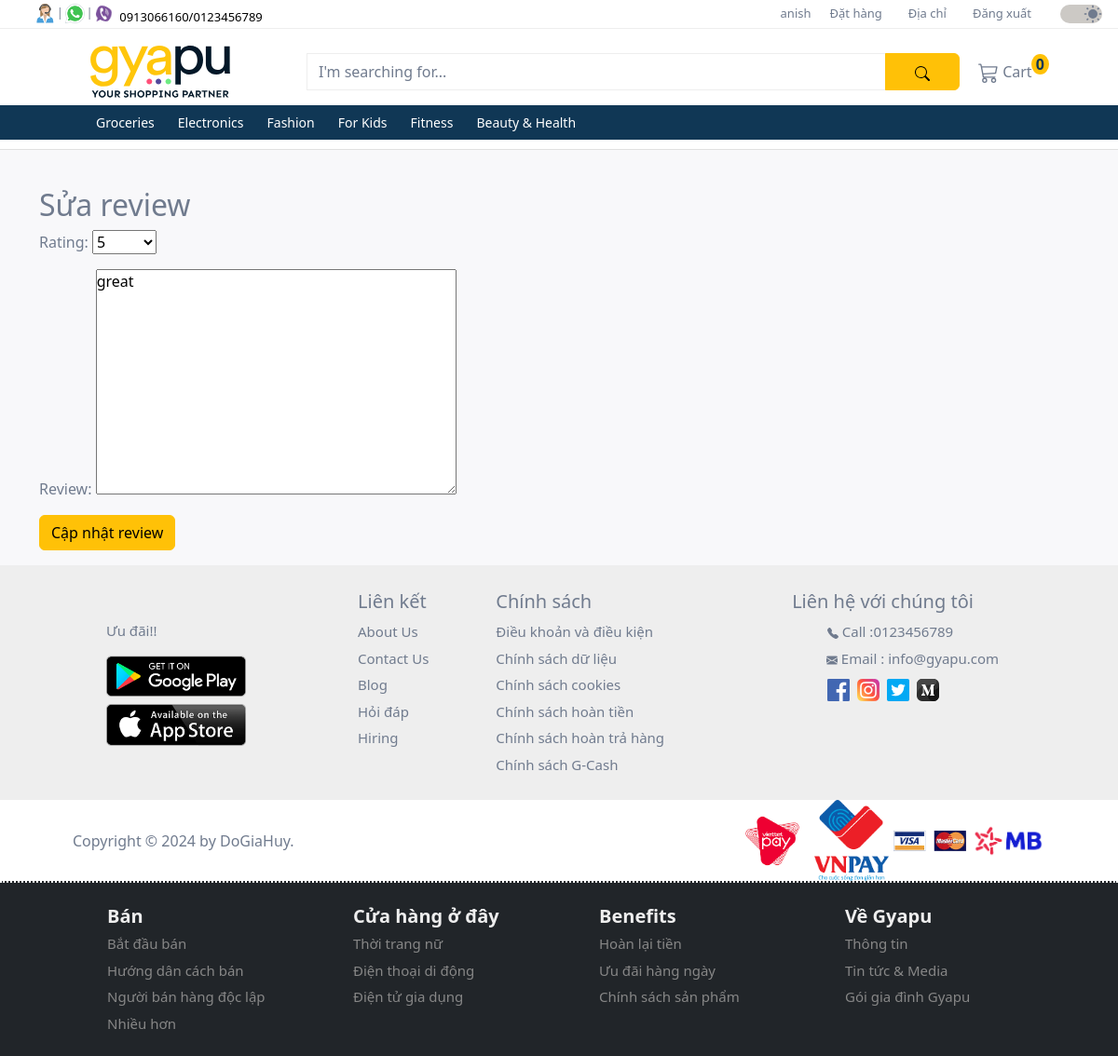
Screenshot of /products/review/update/1/ (signed in) with the database file from the repository.
### user/models.py (models this page shows, shortened)
class CustomUser(AbstractUser):
  id = models.UUIDField(
    primary_key = True,
    default = uuid.uuid4,
    editable = False
  )
  full_name = models.CharField(max_length=50, default='Default Name')
  mobile = models.CharField(max_length=10, blank=False, null=False)

### products/models.py (models this page shows, shortened)
class Category(models.Model):
  id = models.UUIDField(
    primary_key = True,
    default = uuid.uuid4,
    editable = False
  )
  name = models.CharField(max_length=255)
  description = models.TextField(blank=True)
  parent = models.ForeignKey('self', on_delete=models.CASCADE, null=True, blank=True, related_name='children')
  class Meta:
    verbose_name_plural = 'Categories'

class Review(models.Model):
  user = models.ForeignKey(User, on_delete=models.CASCADE, limit_choices_to={'groups__name': 'customer'})
  order_item = models.ForeignKey('orders.OrderItem', on_delete=models.CASCADE, limit_choices_to={'order__status': 'Delivered'}) # used order.OrderItem cause using OrderItem directly creates circular import
  rating = models.IntegerField(choices=[(i, i) for i in range(1, 6)])
  review =  models.TextField()
  created_at = models.DateTimeField(auto_now_add=True)

### products/views.py (the view, shortened to what this page needs)
# urls.py: path('review/update/<int:review_id>/', ReviewUpdateView.as_view(), name='review_update'),
class ReviewUpdateView(LoginRequiredMixin, CustomerGroupRequiredMixin, UpdateView):
  model = Review
  template_name = 'reviews/edit.html'
  form_class = ReviewUpdateForm
  pk_url_kwarg = 'review_id' # override django's generic views identifier
  def dispatch(self, request, *args, **kwargs):
    self.object = self.get_object()
    if request.user != self.object.user:
      messages.error(request, 'You are not authorized to edit this review.')
      return HttpResponseRedirect(self.get_success_url())
    return super().dispatch(request, *args, **kwargs)

### products/forms.py
class ReviewUpdateForm(ReviewBaseForm):
  pass

### products/context_processors.py (called while the page is built)
def categories(request):
  categories = Category.objects.filter(parent__isnull=True)
  return {'categories': categories}

### user/context_processors.py (called while the page is built)
def user_group(request):
  user_belong_to_store = request.user.groups.filter(name='store').exists()
  return {'user_belong_to_store': user_belong_to_store}

### user/views.py (called while the page is built)
  def test_func(self):
    return self.request.user.groups.filter(name='customer').exists()

### products/templates/reviews/edit.html (shortened to what this page needs)
{% extends "_base.html" %}
{% block content %}
<h2>Sửa review</h2>
<form method="post">
    {{ form.as_p }}
  <button type="submit" class="btn btn-warning">Cập nhật review</button>
</form>
{% endblock content %}

### user/templates/homepage/upper_navbar.html (shortened to what this page needs)
{% load static %}
<nav class="navbar navbar-expand-lg first-nav">
  <div class="container-fluid d-flex">
    <div class="contact-icons ms-4 d-none d-lg-block">
      <div class="d-flex">
        <div class="d-flex">
          <div class="tooltip px-0">
            <img src="{% static "images/icons/contact.svg" %}" alt="phone">
          </div>
          <span class="pt-1">|</span>
        </div>
        <div class="d-flex">
          <div class="tooltip px-0">
            <img src="{% static "images/icons/whatsapp.png" %}" alt="whatsapp">
          </div>
          <span class="pt-1">|</span>
        </div>
        <div>
          <div class="tooltip px-0">
            <img src="{% static "images/icons/viber.png" %}" alt="viber">
          </div>
        </div>
        <div class="mt-1">
          <a class="phone-number ps-1" href="#">
            0913066160/0123456789
          </a>
        </div>
      </div>
    </div>
    <div class="menu flex-grow-1">
      <div class="collapse navbar-collapse justify-content-end" id="collapsibleNavbar">
        <ul class="navbar-nav">
          {% if user.is_authenticated %}
            <li class="nav-item">
              <a href="{% url 'profile_detail' %}">{{ user.username }}</a>
            </li>
            <li class="nav-item">
              <a href="{% url 'order_list' %}">Đặt hàng</a>
            </li>
            <li class="nav-item">
              {% if user_belong_to_store %}
                <a class="nav-link py-0" href="{% url 'product_add' %}">Thêm sản phẩm</a>
              {% else %}
                <a class="nav-link py-0" href="{% url 'address_list' %}">Địa chỉ</a>
              {% endif %}
            </li>
            <li class="nav-item">
              <a href="{% url 'account_logout' %}">Đăng xuất</a>
            </li>
          {% else %}
            <li class="nav-item">
              <a class="nav-link py-0" href="{% url 'store_login' %}">Bán sản phẩm của bạn</a>
            </li>
          {% endif %}
        </ul>
      </div>
    </div>
    <div class="accessibilities">
      <div class="d-flex justify-content-end">
        <div class="switch">
          <div class="form-check form-switch ms-3">
            <input class="form-check-input" type="checkbox" id="toggleswitch" value="yes" checked>
          </div>
        </div>
      </div>
    </div>
  </div>
</nav>

### user/templates/homepage/lower_navbar.html (shortened to what this page needs)
{% load static %}
<nav class="navbar navbar-expand-xl d-flex flex-column second-nav" id="secondNav">
  <div class="container">
    <div class="d-flex flex-row container-fluid gyapu-head">
      <a class="navbar-brand" href="
        {% if not user_belong_to_store %}
          {% url 'home' %}
        {% else %}
          {% url 'store_dashboard' %}
        {% endif %}
      ">
        <img class="img-fluid" id="gyapu-head" src="{% static "images/gyapu-header-lightmode.svg" %}" alt="gyapu brand logo">
      </a>
      <form class="input-group mt-3 mb-3" method="get" action="{% url 'search_results' %}">
        <input type="text" class="form-control" placeholder="I'm searching for..." name="query">
        <button class="btn btn-warning" type="submit">
        </button>
      </form>
    </div>
    <div class="collapse navbar-collapse" id="mynavbar">
      <ul class="navbar-nav me-auto">
        {% if not user_belong_to_store %}
        <li class="nav-item">
          <div class="tooltip">
            <a class="nav-link" href="{% url 'cart_detail' %}">
              Cart
              <sup class="bg-warning cart-number">0</sup>
            </a>
          </div>
        </li>
        {% endif %}
      </ul>
    </div>
  </div>
  <div class="dropdown-nav">
    <div class="container">
      <div class="collapse navbar-collapse" id="mynavbar">
        <ul class="navbar-nav">
          {% for category in categories %}
            <li class="nav-item dropdown">
              <a class="nav-link dropbtn" href="{% url 'product_by_category' category.name %}">{{ category.name }}</a>
            </li>
          {% endfor %}
        </ul>
      </div>
    </div>
  </div>
</nav>

### user/static/css/style.css (style rules this page uses)
* { margin: 0; padding: 0; scroll-behavior: smooth; }
:root { --backgroundColor: #ffffff; --featureListBgColor: #F8F8FA; --cardBgColor: #ffffff; --contactsBgColor: #EEEEEE; --toggleswitchBgColor: #CCC9C5; --textColor: #707B8E; --priceColor: #103755; --buttomnavColor: #103755; --border: #eeeeee; --controlColor: #606775; --phoneColor: #000000; --navAnchorHover: #000000; --inputBorderSelection: #eeeeee; --topicColorHover: #000000; --gyapuHeader: #031828; --cardHoverBoxShadow: 0 2px 4px 0 rgba(158, 155, 155, 0.19), 0 4px 10px 0 rgba(158, 155, 155, 0.19); }
body { color: var(--textColor); background-color: var(--backgroundColor); }
.first-nav { height: 30px; z-index: 3; background-color: var(--backgroundColor); }
.first-nav a { text-decoration: none; color: var(--textColor); }
.first-nav .contact-icons img { width: 25px; height: 25px; }
.first-nav .contact-icons span { font-size: 12px; color: var(--textColor); }
.phone-number { font-size: 13px; color: var(--phoneColor) !important; }
#collapsibleNavbar { font-size: 13px; }
#collapsibleNavbar ul li { padding: 0 10px; }
#collapsibleNavbar a { color: var(--textColor); }
.switch { margin-top: -5px; margin-left: 15px; }
.switch .form-check-input { font-size: 20px; width: 45px; background-color: var(--toggleswitchBgColor); border: none; cursor: pointer; }
.switch .form-switch .form-check-input { background-image: url("/static/images/moon.svg"); }
.switch .form-switch .form-check-input:checked { background-image: url("/static/images/sun.svg"); }
.second-nav { width: 100%; margin: 0; padding-top: 10px; padding-bottom: 0; background-color: var(--backgroundColor); z-index: 2; border-top: 1px solid var(--border); }
.second-nav .container .container-fluid { width: 1000px; }
.second-nav .container .container-fluid a { margin: auto; }
.second-nav img { width: 150px !important; min-width: 100px; }
.second-nav form { max-width: 700px !important; height: 40px; margin-left: 40px; }
.second-nav form input { background: transparent; border: 1px solid var(--border); }
.second-nav form input::placeholder { color: var(--textColor); }
.form-control { color: var(--textColor) !important; }
.second-nav form button { width: 80px; }
#mynavbar a { color: var(--textColor); }
.cart-number { font-size: 16px; font-weight: 600; color: #103755; border-radius: 50%; padding: 0 5px; margin-left: -5px; }
.tooltip { position: relative; font-size: 16px; display: inline-block; opacity: 1; }
.dropdown-nav { width: 100%; background-color: #103755; z-index: 2; }
.dropdown-nav .container { padding-left: 65px; }
.dropbtn { color: #ffffff !important; font-size: 14px; margin-right: 9px; }
.dropdown, .dropleft, .sub-dropleft { position: relative; display: inline-block; }
@media only screen and (max-width: 1200px) { .second-nav { padding-bottom: 10px; border-bottom: 1px solid #e0e0e0; } }

### rows the page displays
CustomUser: username "anish"
Category: name "Groceries"
Category: name "Electronics"
Category: name "Fashion"
Category: name "For Kids"
Category: name "Fitness"
Category: name "Beauty & Health"
Review: rating "5", review "great"
